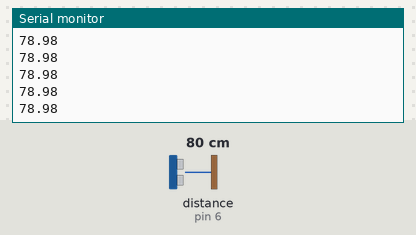
Simulated run of this sketch. Board: Arduino Uno, built with avr-gcc and run on an emulated ATmega328P. On the bench: the last lines printed to the serial monitor. Wiring (inferred from the names in the program): ultrasonic range finder: trigger pin 7; echo pin 6. Inputs (shaded band) come from the test bench; at power-on: distance to the obstacle (sensor on pin 6) 80 cm. The echo pulse lasts 58.3 µs per cm.

Above: at 1.2 s.
1.3 s: distance to the obstacle (sensor on pin 6) set to 2 cm
At 1.38 s:
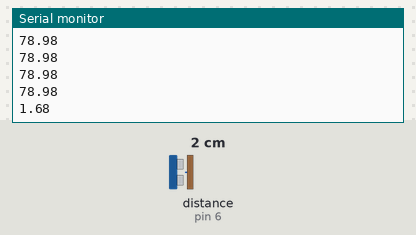
2.8 s: distance to the obstacle (sensor on pin 6) set to 4 cm
At 2.89 s:
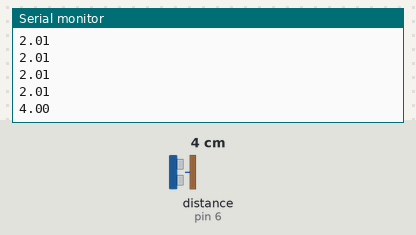
Timing chart, 0 to 5.8 s (numbered marks = the images above; inputs shaded):
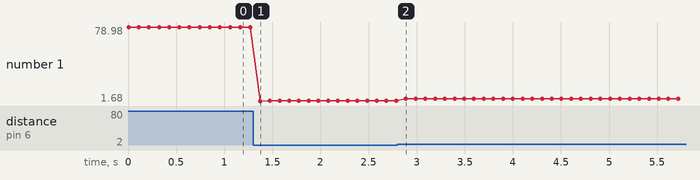

Measured:
- after the input at 1.3 s, the serial monitor: prints a new line after 0.07 s (image 1)
- after the input at 2.8 s, the serial monitor: prints a new line after 0.09 s (image 2)
- plotted number 1: 78.98 → 2.01 after the input at 1.3 s, 2.01 → 4 after the input at 2.8 s

The sketch:

serialcheck.ino
```cpp
const int TRIG_PIN = 7;
const int ECHO_PIN = 6;

void setup() {
  Serial.begin(9600);
  pinMode(TRIG_PIN, OUTPUT);
  pinMode(ECHO_PIN, INPUT);
}

void loop() {
  digitalWrite(TRIG_PIN, LOW);
  delayMicroseconds(2);
  digitalWrite(TRIG_PIN, HIGH);
  delayMicroseconds(10);
  digitalWrite(TRIG_PIN, LOW);

  long duration = pulseIn(ECHO_PIN, HIGH);
  float distance = duration * 0.034 / 2.0;

  Serial.println(distance);
  delay(100); // smooth rate
}
```
